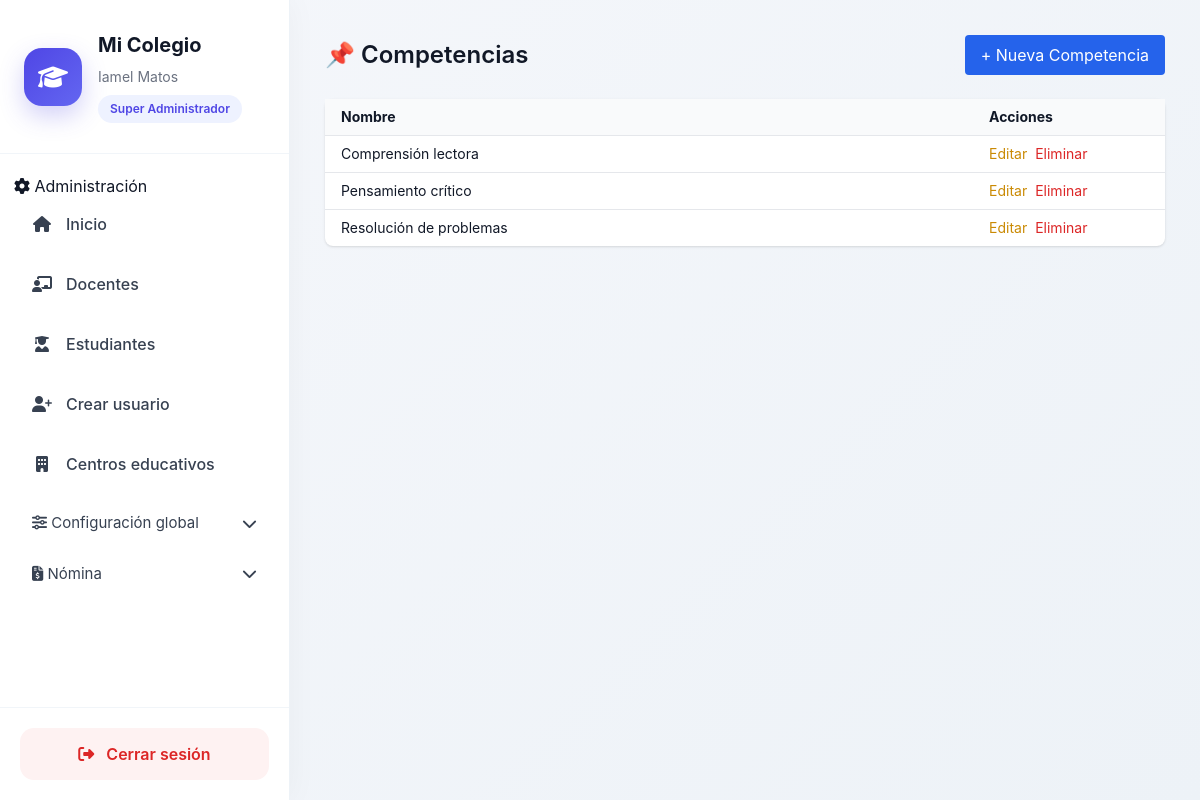
The app's page /academico/competencias/ (signed in) with its own data.
### usuarios/models.py (models this page shows, shortened)
class Usuario(AbstractBaseUser, PermissionsMixin):
    ROLES = (
        ('superadmin', 'Super Administrador'),
        ('admin', 'Administrador'),
        ('secretaria', 'Secretaria'),
        ('docente', 'Docente'),
        ('estudiante', 'Estudiante'),
        ('director', 'Director'),
    )
    username = models.CharField(max_length=100, unique=True)
    email = models.EmailField(unique=True)
    first_name = models.CharField("Nombres", max_length=150)
    last_name = models.CharField("Apellidos", max_length=150)
    rol = models.CharField(
        max_length=20,
        choices=ROLES,
    )
    is_active = models.BooleanField(default=True)
    is_staff = models.BooleanField(default=False)
    fecha_creacion = models.DateTimeField(auto_now_add=True)
    objects = UsuarioManager()
    USERNAME_FIELD = "username"
    REQUIRED_FIELDS = ["email", "first_name", "last_name"]
    def get_full_name(self):
        return f"{self.first_name} {self.last_name}".strip()

### academico/models.py (models this page shows, shortened)
class Competencia(models.Model):
    nombre = models.CharField(max_length=150)

### academico/views.py (the view)
# urls.py: path('competencias/', competencia_list, name='competencia_list'),
@login_required
def competencia_list(request):
    competencias = Competencia.objects.all().order_by('nombre')
    return render(request, 'academico/competencia_list.html', {
        'competencias': competencias
    })

### core/context_processors.py (called while the page is built)
def configuracion_centro(request):
    centro_id = request.session.get('centro_id')
    configuracion = None
    if centro_id:
        try:
            configuracion = ConfiguracionCentro.objects.get(
                centro_id=centro_id
            )
        except ConfiguracionCentro.DoesNotExist:
            pass
    return {
        'configuracion': configuracion
    }

### academico/templates/academico/competencia_list.html (shortened to what this page needs)
{% extends "home.html" %}
{% block content %}
<div class="max-w-4xl mx-auto">
    <div class="flex justify-between items-center mb-6">
        <h1 class="text-2xl font-semibold">📌 Competencias</h1>
        <a href="{% url 'competencia_create' %}"
           class="bg-blue-600 text-white px-4 py-2 rounded hover:bg-blue-700">
            + Nueva Competencia
        </a>
    </div>
    <div class="bg-white shadow rounded-lg">
        <table class="w-full text-sm">
            <thead class="bg-gray-50 text-left">
                <tr>
                    <th class="px-4 py-2">Nombre</th>
                    <th class="px-4 py-2 w-48">Acciones</th>
                </tr>
            </thead>
            <tbody>
                {% for c in competencias %}
                <tr class="border-t">
                    <td class="px-4 py-2">
                        {{ c.nombre }}
                    </td>
                    <td class="px-4 py-2 flex gap-2">
                        <a href="{% url 'competencia_update' c.id %}"
                           class="text-yellow-600 hover:underline">
                            Editar
                        </a>
                        <button
                            onclick="confirmarEliminacion('{{ c.id }}', '{{ c.nombre }}')"
                            class="text-red-600 hover:underline">
                            Eliminar
                        </button>
                    </td>
                </tr>
                {% endfor %}
            </tbody>
        </table>
    </div>
</div>
{% endblock %}

### core/templates/home.html (shortened to what this page needs)
<!DOCTYPE html>
<html lang="es">
  {% load static %}
  <head>
    <script src="https://cdn.tailwindcss.com"></script>
    <link rel="stylesheet" href="https://cdnjs.cloudflare.com/ajax/libs/font-awesome/6.5.0/css/all.min.css" />
    <link rel="stylesheet" href="{% static 'css/dashboard.css' %}" />
  </head>
  <body class="dashboard-body">
    <div class="dashboard-layout">
      <aside class="sidebar">
        <div class="sidebar-header">
          <div class="sidebar-logo">
            <i class="fas fa-graduation-cap"></i>
          </div>
          <div>
            <h1 class="sidebar-title">Mi Colegio</h1>
            <p class="sidebar-user">{{ request.user.get_full_name }}</p>
            <span class="sidebar-role">{{ request.user.get_rol_display }}</span>
          </div>
        </div>
        <nav class="sidebar-nav">
          {% if request.user.is_authenticated %}
            {% if request.user.rol == 'admin' or request.user.rol == 'superadmin' or request.user.is_superuser %}
              <div class="sidebar-section">
                <span>
                  <i class="fas fa-cog"></i>
                  Administración
                </span>
              </div>
              <a href="{% url 'core:home' %}" class="sidebar-link">
                <i class="fas fa-home"></i>
                <span>Inicio</span>
              </a>
              <a href="{% url 'docente_list' %}" class="sidebar-link">
                <i class="fas fa-chalkboard-teacher"></i>
                <span>Docentes</span>
              </a>
              <a href="{% url 'estudiante_list' %}" class="sidebar-link">
                <i class="fas fa-user-graduate"></i>
                <span>Estudiantes</span>
              </a>
              <a href="{% url 'usuarios:crear_miembro' %}" class="sidebar-link">
                <i class="fas fa-user-plus"></i>
                <span>Crear usuario</span>
              </a>
              <a href="{% url 'core:centro_list' %}" class="sidebar-link">
                <i class="fas fa-building"></i>
                <span>Centros educativos</span>
              </a>
              <button type="button" onclick="toggleMenu('menu-configuracion')" class="menu-toggle">
                <div>
                  <i class="fas fa-sliders"></i>
                  <span>Configuración global</span>
                </div>
                <i class="fas fa-chevron-down"></i>
              </button>
            {% endif %}
{% if configuracion and configuracion.modulo_nomina %}
<button type="button"
        onclick="toggleMenu('menu-nomina')"
        class="menu-toggle">
    <div>
        <i class="fas fa-file-invoice-dollar"></i>
        <span>Nómina</span>
    </div>
    <i class="fas fa-chevron-down"></i>
</button>
{% endif %}
          {% endif %}
        </nav>
        <div class="sidebar-footer">
          <a href="{% url 'usuarios:logout' %}" class="logout-btn">
            <i class="fas fa-sign-out-alt"></i>
            <span>Cerrar sesión</span>
          </a>
        </div>
      </aside>
      <main class="main-content">
        {% block content %}
        {% endblock %}
      </main>
    </div>
  </body>
</html>

### static/css/dashboard.css (style rules this page uses)
body.dashboard-body { margin: 0; background: linear-gradient( 135deg, #f5f7fb, #edf2f7 ); font-family: "Inter", sans-serif; color: #111827; }
.dashboard-layout { display: flex; min-height: 100vh; }
.sidebar { width: 290px; background: #ffffff; border-right: 1px solid #edf2f7; display: flex; flex-direction: column; justify-content: space-between; box-shadow: 0 0 30px rgba(0,0,0,.04); }
.sidebar-header { padding: 30px 24px; border-bottom: 1px solid #f1f5f9; display: flex; gap: 16px; align-items: center; }
.sidebar-logo { width: 58px; height: 58px; border-radius: 18px; background: linear-gradient( 135deg, #4f46e5, #6366f1 ); display: flex; align-items: center; justify-content: center; color: white; font-size: 24px; box-shadow: 0 10px 25px rgba(79,70,229,.25); }
.sidebar-title { font-size: 20px; font-weight: 700; margin: 0; }
.sidebar-user { margin-top: 6px; font-size: 14px; color: #6b7280; }
.sidebar-role { display: inline-block; margin-top: 8px; background: #eef2ff; color: #4f46e5; padding: 5px 12px; border-radius: 999px; font-size: 12px; font-weight: 600; }
.sidebar-nav { padding: 20px 14px; flex: 1; overflow-y: auto; }
.sidebar-link { display: flex; align-items: center; gap: 14px; padding: 14px 18px; border-radius: 14px; text-decoration: none; color: #374151; margin-bottom: 8px; transition: all .25s ease; font-weight: 500; }
.sidebar-link i { width: 20px; text-align: center; }
.menu-toggle { width: 100%; border: none; background: transparent; display: flex; justify-content: space-between; align-items: center; padding: 14px 18px; border-radius: 14px; cursor: pointer; color: #374151; font-size: 15px; transition: all .25s ease; }
.sidebar-footer { padding: 20px; border-top: 1px solid #f1f5f9; }
.logout-btn { display: flex; align-items: center; justify-content: center; gap: 12px; background: #fef2f2; color: #dc2626; text-decoration: none; padding: 14px; border-radius: 14px; font-weight: 600; transition: all .25s ease; }
.main-content { flex: 1; padding: 35px; overflow-y: auto; }

### records on screen
Usuario: user.get_full_name "Iamel Matos", user.rol "Super Administrador"
Competencia: nombre "Comprensión lectora"
Competencia: nombre "Pensamiento crítico"
Competencia: nombre "Resolución de problemas"
